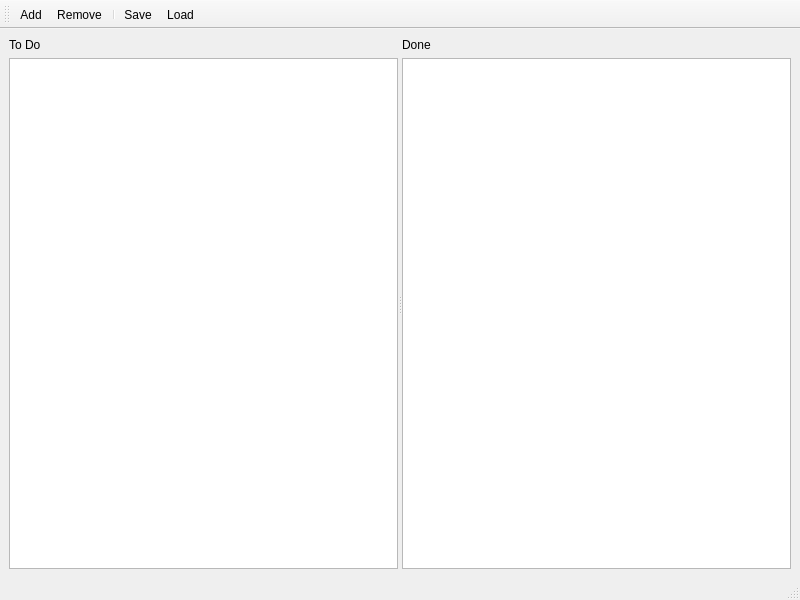
<?xml version="1.0" encoding="UTF-8"?>
<ui version="4.0">
 <class>MainWindow</class>
 <widget class="QMainWindow" name="MainWindow">
  <property name="geometry">
   <rect>
    <x>0</x>
    <y>0</y>
    <width>800</width>
    <height>600</height>
   </rect>
  </property>
  <property name="windowTitle">
   <string>MainWindow</string>
  </property>
  <widget class="QWidget" name="centralwidget">
   <layout class="QVBoxLayout" name="verticalLayout_3">
    <item>
     <widget class="QSplitter" name="splitter">
      <property name="orientation">
       <enum>Qt::Horizontal</enum>
      </property>
      <widget class="QWidget" name="">
       <layout class="QVBoxLayout" name="verticalLayout">
        <item>
         <widget class="QLabel" name="lblTodo">
          <property name="text">
           <string>To Do</string>
          </property>
         </widget>
        </item>
        <item>
         <widget class="QListView" name="leftListView"/>
        </item>
       </layout>
      </widget>
      <widget class="QWidget" name="">
       <layout class="QVBoxLayout" name="verticalLayout_2">
        <item>
         <widget class="QLabel" name="lblDone">
          <property name="text">
           <string>Done</string>
          </property>
         </widget>
        </item>
        <item>
         <widget class="QListView" name="rightListView"/>
        </item>
       </layout>
      </widget>
     </widget>
    </item>
   </layout>
  </widget>
  <widget class="QMenuBar" name="menubar">
   <property name="geometry">
    <rect>
     <x>0</x>
     <y>0</y>
     <width>800</width>
     <height>22</height>
    </rect>
   </property>
  </widget>
  <widget class="QStatusBar" name="statusbar"/>
  <widget class="QToolBar" name="toolBar">
   <property name="windowTitle">
    <string>toolBar</string>
   </property>
   <attribute name="toolBarArea">
    <enum>TopToolBarArea</enum>
   </attribute>
   <attribute name="toolBarBreak">
    <bool>false</bool>
   </attribute>
   <addaction name="actionAdd"/>
   <addaction name="actionRemove"/>
   <addaction name="separator"/>
   <addaction name="actionSave"/>
   <addaction name="actionLoad"/>
  </widget>
  <action name="actionAdd">
   <property name="icon">
    <iconset resource="../res/resource.qrc">
     <normaloff>:/files/images/add.png</normaloff>:/files/images/add.png</iconset>
   </property>
   <property name="text">
    <string>Add</string>
   </property>
   <property name="shortcut">
    <string>Ctrl+N</string>
   </property>
  </action>
  <action name="actionRemove">
   <property name="icon">
    <iconset resource="../res/resource.qrc">
     <normaloff>:/files/images/remove.png</normaloff>:/files/images/remove.png</iconset>
   </property>
   <property name="text">
    <string>Remove</string>
   </property>
   <property name="shortcut">
    <string>Del</string>
   </property>
  </action>
  <action name="actionSave">
   <property name="icon">
    <iconset resource="../res/resource.qrc">
     <normaloff>:/files/images/save.png</normaloff>:/files/images/save.png</iconset>
   </property>
   <property name="text">
    <string>Save</string>
   </property>
   <property name="shortcut">
    <string>Ctrl+S</string>
   </property>
  </action>
  <action name="actionLoad">
   <property name="icon">
    <iconset resource="../res/resource.qrc">
     <normaloff>:/files/images/load.png</normaloff>:/files/images/load.png</iconset>
   </property>
   <property name="text">
    <string>Load</string>
   </property>
   <property name="shortcut">
    <string>Ctrl+L</string>
   </property>
  </action>
 </widget>
 <resources>
  <include location="../res/resource.qrc"/>
 </resources>
 <connections/>
</ui>
